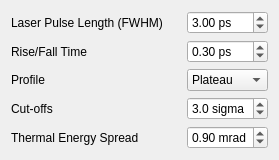
             <widget class="QWidget" name="Longitudinal">
              <attribute name="title">
               <string>Longitudinal</string>
              </attribute>
              <layout class="QFormLayout" name="formLayout_13">
               <property name="fieldGrowthPolicy">
                <enum>QFormLayout::AllNonFixedFieldsGrow</enum>
               </property>
               <item row="0" column="0">
                <widget class="QLabel" name="laser_pulse_length_label">
                 <property name="minimumSize">
                  <size>
                   <width>170</width>
                   <height>0</height>
                  </size>
                 </property>
                 <property name="text">
                  <string>Laser Pulse Length (FWHM)</string>
                 </property>
                </widget>
               </item>
               <item row="0" column="1">
                <widget class="QDoubleSpinBox" name="doubleSpinBox_2">
                 <property name="maximumSize">
                  <size>
                   <width>150</width>
                   <height>16777215</height>
                  </size>
                 </property>
                 <property name="accessibleName">
                  <string>generator:sig_clock:value</string>
                 </property>
                 <property name="suffix">
                  <string> ps</string>
                 </property>
                 <property name="maximum">
                  <double>10.000000000000000</double>
                 </property>
                 <property name="singleStep">
                  <double>0.100000000000000</double>
                 </property>
                 <property name="value">
                  <double>3.000000000000000</double>
                 </property>
                </widget>
               </item>
               <item row="1" column="0">
                <widget class="QLabel" name="label_35">
                 <property name="text">
                  <string>Rise/Fall Time</string>
                 </property>
                </widget>
               </item>
               <item row="1" column="1">
                <widget class="QDoubleSpinBox" name="doubleSpinBox_28">
                 <property name="toolTip">
                  <string>Only for Plateau distributions - does not work in GPT</string>
                 </property>
                 <property name="accessibleName">
                  <string>generator:plateau_rise_time:value</string>
                 </property>
                 <property name="prefix">
                  <string/>
                 </property>
                 <property name="suffix">
                  <string> ps</string>
                 </property>
                 <property name="maximum">
                  <double>10.000000000000000</double>
                 </property>
                 <property name="singleStep">
                  <double>0.100000000000000</double>
                 </property>
                 <property name="value">
                  <double>0.300000000000000</double>
                 </property>
                </widget>
               </item>
               <item row="2" column="0">
                <widget class="QLabel" name="label_28">
                 <property name="text">
                  <string>Profile</string>
                 </property>
                </widget>
               </item>
               <item row="2" column="1">
                <widget class="QComboBox" name="comboBox_6">
                 <property name="accessibleName">
                  <string>generator:longitudinal_distribution:value</string>
                 </property>
                 <item>
                  <property name="text">
                   <string>Plateau</string>
                  </property>
                 </item>
                 <item>
                  <property name="text">
                   <string>Gaussian</string>
                  </property>
                 </item>
                 <item>
                  <property name="text">
                   <string>Uniform</string>
                  </property>
                 </item>
                </widget>
               </item>
               <item row="3" column="0">
                <widget class="QLabel" name="label_33">
                 <property name="text">
                  <string>Cut-offs</string>
                 </property>
                </widget>
               </item>
               <item row="4" column="0">
                <widget class="QLabel" name="label_29">
                 <property name="text">
                  <string>Thermal Energy Spread</string>
                 </property>
                </widget>
               </item>
               <item row="4" column="1">
                <widget class="QDoubleSpinBox" name="doubleSpinBox_25">
                 <property name="toolTip">
                  <string>Normalized emittance in mm-mrad per meter spot size</string>
                 </property>
                 <property name="accessibleName">
                  <string>generator:thermal_emittance:value</string>
                 </property>
                 <property name="suffix">
                  <string> mrad</string>
                 </property>
                 <property name="maximum">
                  <double>5.000000000000000</double>
                 </property>
                 <property name="singleStep">
                  <double>0.100000000000000</double>
                 </property>
                 <property name="value">
                  <double>0.900000000000000</double>
                 </property>
                </widget>
               </item>
               <item row="3" column="1">
                <widget class="QDoubleSpinBox" name="doubleSpinBox_11">
                 <property name="toolTip">
                  <string>Only for Gaussian distributions</string>
                 </property>
                 <property name="accessibleName">
                  <string>generator:longitudinal_cutoff:value</string>
                 </property>
                 <property name="suffix">
                  <string> sigma</string>
                 </property>
                 <property name="decimals">
                  <number>1</number>
                 </property>
                 <property name="minimum">
                  <double>0.100000000000000</double>
                 </property>
                 <property name="maximum">
                  <double>6.000000000000000</double>
                 </property>
                 <property name="value">
                  <double>3.000000000000000</double>
                 </property>
                </widget>
               </item>
              </layout>
             </widget>
